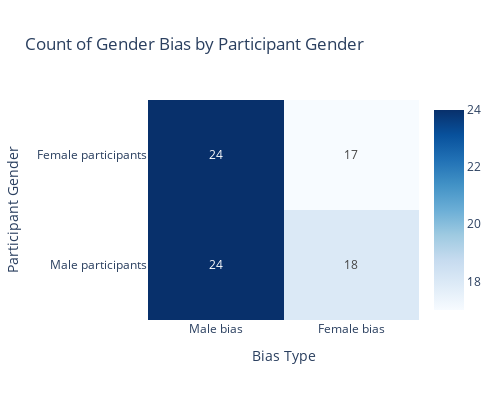

The notebook cell saved with this chart:
### Code cell
# Males had male bias (mean_male < 0)
male_male_bias_count = (df_ttest_sorted['mean_male'] < 0).sum()

# Males had female bias (mean_male > 0)
male_female_bias_count = (df_ttest_sorted['mean_male'] > 0).sum()

# Females had female bias (mean_female > 0)
female_female_bias_count = (df_ttest_sorted['mean_female'] > 0).sum()

# Females had male bias (mean_female < 0)
female_male_bias_count = (df_ttest_sorted['mean_female'] < 0).sum()

print(f"Males had male bias: {male_male_bias_count}")
print(f"Males had female bias: {male_female_bias_count}")
print(f"Females had female bias: {female_female_bias_count}")
print(f"Females had male bias: {female_male_bias_count}")

import plotly.graph_objects as go

# Prepare the bias data for matrix plot
bias_counts = [
    [male_male_bias_count, male_female_bias_count],
    [female_male_bias_count, female_female_bias_count]
]

fig = go.Figure(data=go.Heatmap(
    z=bias_counts,
    x=['Male bias', 'Female bias'],
    y=['Male participants', 'Female participants'],
    colorscale='Blues',
    showscale=True,
    text=[[str(bias_counts[i][j]) for j in range(2)] for i in range(2)],
    texttemplate="%{text}",
    hovertemplate="Count: %{z}<br>Participant: %{y}<br>Bias: %{x}<extra></extra>"
))

fig.update_layout(
    title="Count of Gender Bias by Participant Gender",
    xaxis_title="Bias Type",
    yaxis_title="Participant Gender",
    width=500,
    height=400
)

fig.show()

### Figure 1 — Plotly figure (JSON) as saved in the notebook; plotly's stock layout.template omitted (floating-point values rounded to 4 significant figures)
{"data": [{"colorscale": [[0, "rgb(247,251,255)"], [0.125, "rgb(222,235,247)"], [0.25, "rgb(198,219,239)"], [0.375, "rgb(158,202,225)"], [0.5, "rgb(107,174,214)"], [0.625, "rgb(66,146,198)"], [0.75, "rgb(33,113,181)"], [0.875, "rgb(8,81,156)"], [1, "rgb(8,48,107)"]], "hovertemplate": "Count: %{z}<br>Participant: %{y}<br>Bias: %{x}<extra></extra>", "showscale": true, "text": [["24", "18"], ["24", "17"]], "texttemplate": "%{text}", "type": "heatmap", "x": ["Male bias", "Female bias"], "y": ["Male participants", "Female participants"], "z": [[24, 18], [24, 17]]}], "layout": {"height": 400, "title": {"text": "Count of Gender Bias by Participant Gender"}, "width": 500, "xaxis": {"title": {"text": "Bias Type"}}, "yaxis": {"title": {"text": "Participant Gender"}}}}
